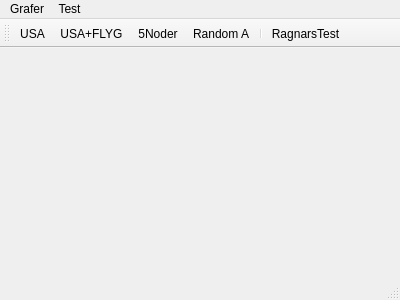
<?xml version="1.0" encoding="UTF-8"?>
<ui version="4.0">
 <class>MainWindow</class>
 <widget class="QMainWindow" name="MainWindow">
  <property name="geometry">
   <rect>
    <x>0</x>
    <y>0</y>
    <width>400</width>
    <height>300</height>
   </rect>
  </property>
  <property name="windowTitle">
   <string>MainWindow</string>
  </property>
  <widget class="MapWidget" name="centralWidget"/>
  <widget class="QMenuBar" name="menuBar">
   <property name="geometry">
    <rect>
     <x>0</x>
     <y>0</y>
     <width>400</width>
     <height>22</height>
    </rect>
   </property>
   <widget class="QMenu" name="menuGrafer">
    <property name="title">
     <string>Grafer</string>
    </property>
    <addaction name="actionUSA"/>
    <addaction name="actionUSA_FLYG"/>
    <addaction name="actionRandom_A"/>
    <addaction name="action5Noder"/>
   </widget>
   <widget class="QMenu" name="menuTest">
    <property name="title">
     <string>Test</string>
    </property>
    <addaction name="actionRagnarsTest"/>
   </widget>
   <addaction name="menuGrafer"/>
   <addaction name="menuTest"/>
  </widget>
  <widget class="QToolBar" name="mainToolBar">
   <attribute name="toolBarArea">
    <enum>TopToolBarArea</enum>
   </attribute>
   <attribute name="toolBarBreak">
    <bool>false</bool>
   </attribute>
   <addaction name="actionUSA"/>
   <addaction name="actionUSA_FLYG"/>
   <addaction name="action5Noder"/>
   <addaction name="actionRandom_A"/>
   <addaction name="separator"/>
   <addaction name="actionRagnarsTest"/>
  </widget>
  <widget class="QStatusBar" name="statusBar"/>
  <action name="actionUSA">
   <property name="text">
    <string>USA</string>
   </property>
  </action>
  <action name="actionRandom_A">
   <property name="text">
    <string>Random A</string>
   </property>
  </action>
  <action name="actionUSA_FLYG">
   <property name="text">
    <string>USA+FLYG</string>
   </property>
  </action>
  <action name="action5Noder">
   <property name="text">
    <string>5Noder</string>
   </property>
  </action>
  <action name="actionRagnarsTest">
   <property name="text">
    <string>RagnarsTest</string>
   </property>
  </action>
 </widget>
 <layoutdefault spacing="6" margin="11"/>
 <customwidgets>
  <customwidget>
   <class>MapWidget</class>
   <extends>QWidget</extends>
   <header>mapwidget.h</header>
   <container>1</container>
  </customwidget>
 </customwidgets>
 <resources/>
 <connections/>
</ui>
